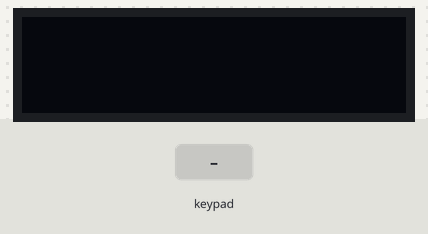
Simulated run of this sketch. Board: Arduino Uno, built with avr-gcc and run on an emulated ATmega328P. On the bench: 128×32 one-colour display. Inputs (shaded band) come from the test bench. What the sketch prints to the serial monitor is not drawn.

Above: at 1.2 s.
1.3 s: keypad keys 0 1 2 3 # pressed 0.4 s apart
At 4.0 s:
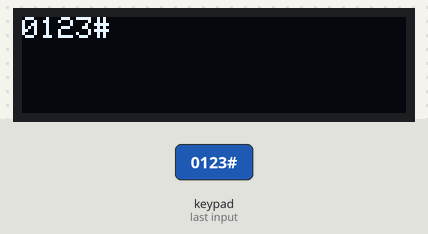
4.8 s: key '*' pressed
At 5.3 s:
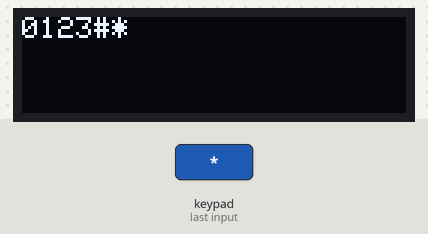
6.3 s: keypad keys 4 5 6 * pressed 0.4 s apart
At 8.6 s:
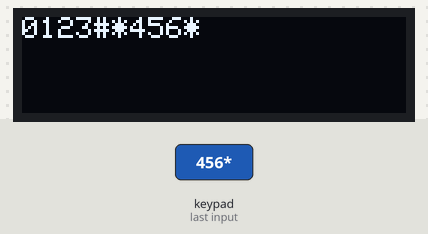
9.4 s: key '#' pressed
At 10.0 s:
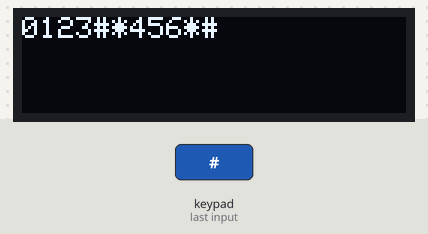
10.9 s: key '#' pressed
At 11.3 s:
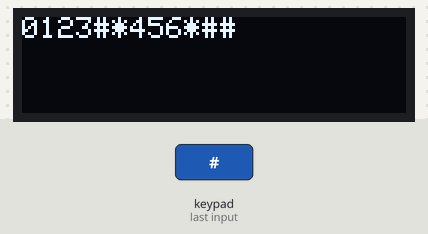
Timing chart, 0 to 13.4 s (numbered marks = the images above; inputs shaded):
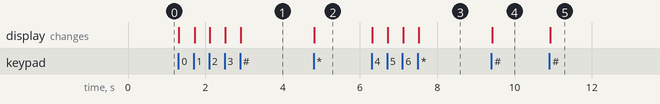

Measured:
- after the input at 1.3 s, the display: first changes at once (image 1 shows a later state)
- after the input at 4.8 s, the display: changes at once (image 2)
- after the input at 6.3 s, the display: first changes at once (image 3 shows a later state)
- after the input at 9.4 s, the display: changes at once (image 4)
- after the input at 10.9 s, the display: changes at once (image 5)

The sketch:

Matrix_keypad_4x3.ino
```cpp
/* tecnologias jpc
 *  code to use matrix keypad with PCF8574 module y OLED
 *  circuit https://drive.google.com/file/d/1vDxygQZMNWSI6V1Mri5pwTb9inpunjVz/view?usp=sharing
 *  compatible with omega board http://www.tecnologiasjpc.com/
*/
#define SCREEN_WIDTH    128        // OLED screen width
#define SCREEN_HEIGHT   32         // OLED screen height
#define OLED128         0x3C       // OLED address
#define I2CADDR         0x20       // matrix keypad address

#include <Wire.h>                 //library for I2C communication
#include <Adafruit_SSD1306.h>     //library for OLED
#include <Keypad_I2C.h>           //library for matrix keypad I2C communication
#include <Keypad.h>               //library for matrix keypad

const byte ROWS = 4;              // 4 rows in matrix keypad
const byte COLS = 3;              // 3 columns in matrix keypad

//define a character for every button
char hexaKeys[ROWS][COLS] = {
  {'1','2','3'},
  {'4','5','6'},
  {'7','8','9'},
  {'*','0','#'}
};

byte rowPins[ROWS] = {0, 1, 2, 3}; // row pins connected to I2C module
byte colPins[COLS] = {4, 5, 6};    // column pins connected to I2C module

// object for OLED control
Adafruit_SSD1306 display(SCREEN_WIDTH, SCREEN_HEIGHT, &Wire, -1);
// object for matrix keypad
Keypad_I2C customKeypad( makeKeymap(hexaKeys), rowPins, colPins, ROWS, COLS, I2CADDR);

void setup(){
  Serial.begin(9600);                     // initialize serial communication
  customKeypad.begin( );                  // initialize matrix keypad

  // initialize OLED
  if(!display.begin(SSD1306_SWITCHCAPVCC, OLED128)) {
     Serial.println(F("Error al iniciar OLED"));
     for(;;);
  }
  display.clearDisplay();                 // clear OLED screen
  display.display();                      // execute previous commands sent to OLED
  display.setTextSize(1);                 // Normal 1:1 pixel scale
  display.setTextColor(SSD1306_WHITE);    // write white text on OLED screen
  display.setCursor(0, 0);                // set cursor at top-left corner
}

void loop(){
  char pressed_key = customKeypad.getKey();  // save character pressed
  if (pressed_key != NO_KEY){                // ask for any pressed button
    Serial.println(pressed_key);             // write character pressed in serial monitor
    display.write(pressed_key);              // write character pressed in OLED
    display.display();                       // execute previous commands sent to OLED
  }
}
```
